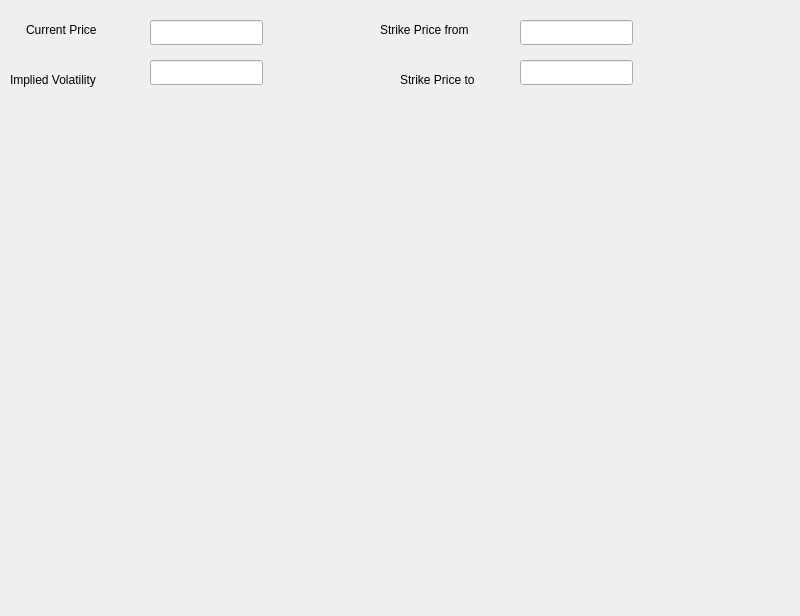
<?xml version="1.0" encoding="UTF-8"?>
<ui version="4.0">
 <class>Form</class>
 <widget class="QWidget" name="Form">
  <property name="geometry">
   <rect>
    <x>0</x>
    <y>0</y>
    <width>800</width>
    <height>616</height>
   </rect>
  </property>
  <property name="windowTitle">
   <string>Form</string>
  </property>
  <widget class="QLineEdit" name="strikePriceFrom">
   <property name="geometry">
    <rect>
     <x>520</x>
     <y>20</y>
     <width>113</width>
     <height>25</height>
    </rect>
   </property>
  </widget>
  <widget class="QLabel" name="label">
   <property name="geometry">
    <rect>
     <x>380</x>
     <y>20</y>
     <width>141</width>
     <height>20</height>
    </rect>
   </property>
   <property name="text">
    <string>Strike Price from</string>
   </property>
  </widget>
  <widget class="QLabel" name="label_2">
   <property name="geometry">
    <rect>
     <x>400</x>
     <y>70</y>
     <width>111</width>
     <height>20</height>
    </rect>
   </property>
   <property name="text">
    <string>Strike Price to</string>
   </property>
  </widget>
  <widget class="QLineEdit" name="strikePriceTo">
   <property name="geometry">
    <rect>
     <x>520</x>
     <y>60</y>
     <width>113</width>
     <height>25</height>
    </rect>
   </property>
  </widget>
  <widget class="QLineEdit" name="currentPriceInput">
   <property name="geometry">
    <rect>
     <x>150</x>
     <y>20</y>
     <width>113</width>
     <height>25</height>
    </rect>
   </property>
  </widget>
  <widget class="QLabel" name="label_3">
   <property name="geometry">
    <rect>
     <x>26</x>
     <y>20</y>
     <width>91</width>
     <height>20</height>
    </rect>
   </property>
   <property name="text">
    <string>Current Price</string>
   </property>
  </widget>
  <widget class="QLabel" name="label_4">
   <property name="geometry">
    <rect>
     <x>10</x>
     <y>70</y>
     <width>121</width>
     <height>20</height>
    </rect>
   </property>
   <property name="text">
    <string>Implied Volatility</string>
   </property>
  </widget>
  <widget class="QLineEdit" name="impliedVolatilityInput">
   <property name="geometry">
    <rect>
     <x>150</x>
     <y>60</y>
     <width>113</width>
     <height>25</height>
    </rect>
   </property>
  </widget>
 </widget>
 <resources/>
 <connections/>
</ui>
